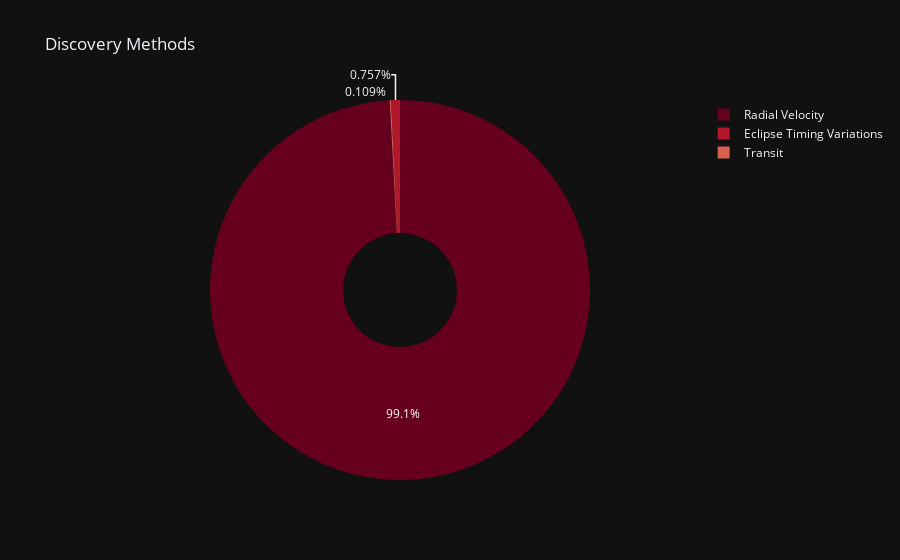

Source (notebook cell):
### Markdown cell above
#### Pie chart of discovery methods

### Code cell
fig = px.pie(df, names='method', title='Discovery Methods', values='mass', color_discrete_sequence=px.colors.sequential.RdBu, hole=0.3)
fig.show()

### Figure 1 — Plotly figure (JSON) as saved in the notebook; plotly's stock layout.template omitted (floating-point values rounded to 4 significant figures; data arrays with more than 128 entries replaced by an {"elided": "..."} marker saying what was removed)
{"data": [{"domain": {"x": [0, 1], "y": [0, 1]}, "hole": 0.3, "hovertemplate": "method=%{label}<br>mass=%{value}<extra></extra>", "labels": {"elided": "1035 str values"}, "legendgroup": "", "name": "", "showlegend": true, "type": "pie", "values": {"elided": "1035 float values"}}], "layout": {"legend": {"tracegroupgap": 0}, "piecolorway": ["rgb(103,0,31)", "rgb(178,24,43)", "rgb(214,96,77)", "rgb(244,165,130)", "rgb(253,219,199)", "rgb(247,247,247)", "rgb(209,229,240)", "rgb(146,197,222)", "rgb(67,147,195)", "rgb(33,102,172)", "rgb(5,48,97)"], "title": {"text": "Discovery Methods"}}}
